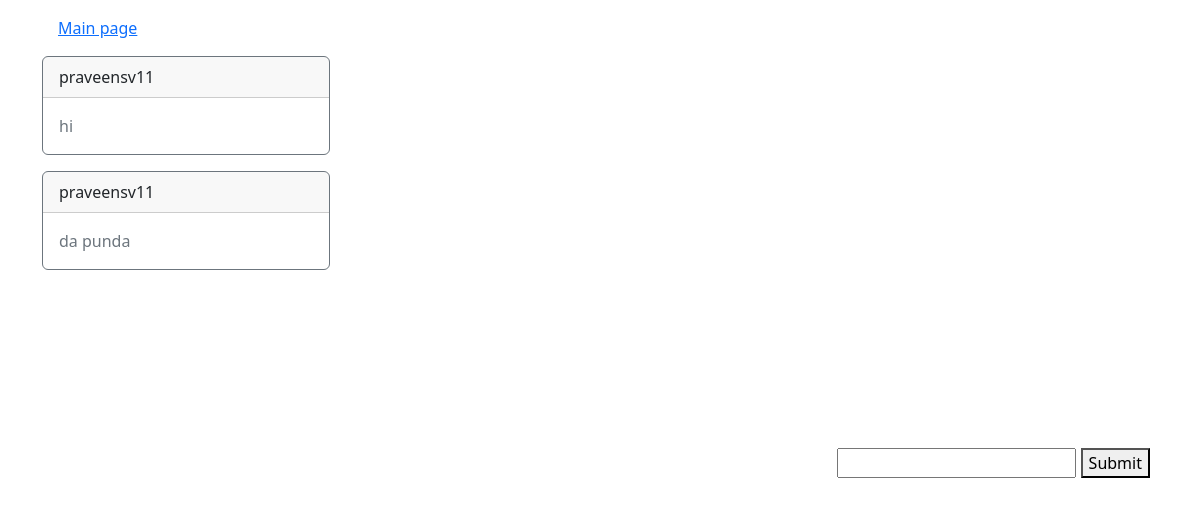
Page /community/ (signed in) on the earlier database version.
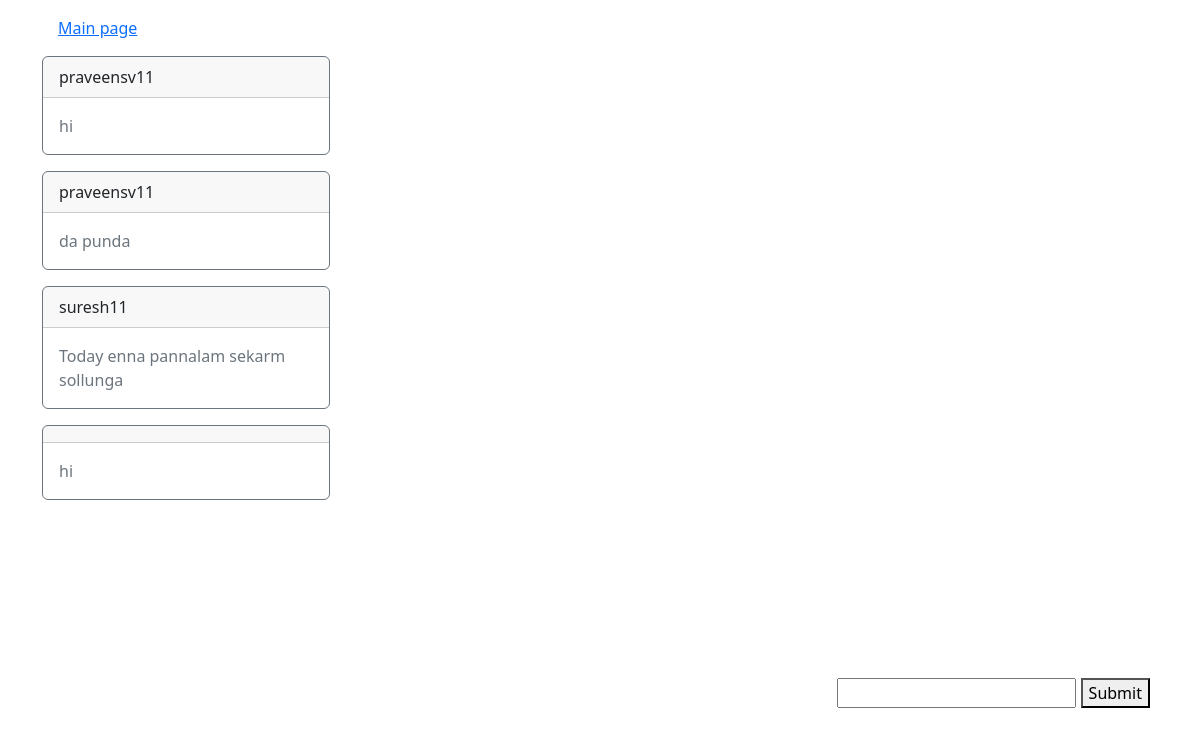
Same page on the later database version.
### event_app/models.py (models this page shows, shortened)
class Chat(models.Model):
    name = models.CharField(max_length=64, default="")
    chat = models.CharField(max_length=10000, default="")

### event_app/views.py (the view)
# urls.py: path('community/', views.community, name="community"),
def community(request):
    username = request.user.username
    allchat = Chat.objects.all()
    if request.method == "POST":
        chat_text = request.POST.get("chat", "")
        obj = Chat(name=username, chat=chat_text)
        obj.save()
        return redirect('event:community')
    return render(request, 'event/community.html', {
        "allchat" : allchat,
        "username" : username,
    })

### event_app/templates/event/community.html (shortened to what this page needs)
{% extends "event/base.html" %}
{% block body %}
    {% if user.is_authenticated %}
        <div class="container" style="height:100vh; display:flex; flex-direction:column;">
            <a href="{% url 'event:home' %}" class="m-3">Main page</a>
            {% for chat in allchat %}
                {% if chat.name == username %}
                    <h3 class="d-flex justify-content-end">
                        <div class="card mb-3" style="max-width: 100rem;">
                            <div class="card-header">You</div>
                            <div class="card-body text-secondary">
                                <p class="card-text">{{ chat.chat }}
                                    <a href="{% url 'event:delete_chat' chat.id %}"><i class="fa-solid fa-trash" style="color: #ff1414;"></i></a>
                                    <a href="{% url 'event:update_chat' chat.id %}"><i class="fa-solid fa-marker" style="color: #63E6BE;"></i></a>
                                </p>
                            </div>
                        </div>
                    </h3>
                {% else %}
                    <div class="card border-secondary mb-3" style="max-width: 18rem;">
                        <div class="card-header">{{ chat.name }}</div>
                        <div class="card-body text-secondary">
                        <p class="card-text">{{ chat.chat }}</p>
                        </div>
                    </div>
                {% endif %}
            {% empty %}
                <h1>No chat!!</h1>
            {% endfor %}
            <div class="d-flex align-items-end flex-column" style="height: 200px; flex:flex-end;">
                <form action="{% url 'event:community' %}" method="POST" autocomplete="off" class="mt-auto p-2">
                    <input type="text" name="chat">
                    <button>Submit</button>
                </form>
            </div>
        </div>
    {% endif %}
{% endblock %}

Differences in the rows shown:
added Chat: name "suresh11", chat "Today enna pannalam sekarm sollunga"
added Chat: chat "hi"
